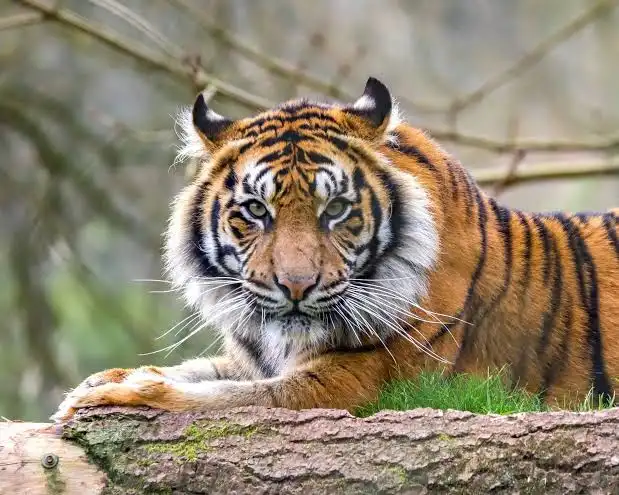
#> input picture tiger.jpeg, 619 x 495 px
$ python butterfly.py tiger.jpeg   (older library calls are emulated)
#> lines starting #> are read from the running program, lines starting #| are printed output that depends on the picture
#!/usr/bin/env python3
import argparse
import numpy as np
from PIL import Image
import cv2

# ======================================================
# Helpers
# ======================================================

def fft2c(x):
    return np.fft.fftshift(np.fft.fft2(x))

def ifft2c(X):
    return np.fft.ifft2(np.fft.ifftshift(X)).real

def phase_only_reconstruct(A, Phi):
    return A * np.exp(1j * Phi)

def frequency_grid(H, W):
    y, x = np.ogrid[:H, :W]
    cy, cx = H // 2, W // 2
    r = np.sqrt((y - cy) ** 2 + (x - cx) ** 2)
    r_norm = r / (r.max() + 1e-8)
    theta = np.arctan2(y - cy, x - cx)
    return r_norm, theta

def compute_phase_sensitivity(gray):
    # Model-agnostic heuristic: edge density & phase entropy proxy
    gx = cv2.Sobel(gray, cv2.CV_32F, 1, 0, ksize=3)
    gy = cv2.Sobel(gray, cv2.CV_32F, 0, 1, ksize=3)
    mag = np.sqrt(gx * gx + gy * gy)
    edge_density = np.mean(mag)
    # normalize to a small range
    return np.clip(edge_density / (edge_density + 1.0), 0.2, 0.8)

# ======================================================
# CLI
# ======================================================
parser = argparse.ArgumentParser(description="Butterfly v2 — Vision-only feature & phase steering")
parser.add_argument("image", help="Input image path")
parser.add_argument("--out", default="butterfly_output.png")
parser.add_argument("--multiscale-phase", action="store_true")
parser.add_argument("--directional-phase", choices=["vertical", "horizontal", "diag"])
parser.add_argument("--cross-channel", action="store_true")
parser.add_argument("--adaptive-epsilon", action="store_true")
parser.add_argument("--feature-basin", choices=["stripe", "smooth", "periodic"])
args = parser.parse_args()

# ======================================================
# Load image
# ======================================================
img = Image.open(args.image).convert("RGB")
#> img is the input picture: PIL image 619x495 RGB; mean R, G, B 144.8, 133.2, 113.3
x = np.asarray(img).astype(np.float32) / 255.0
H, W, C = x.shape
#> H = 495; W = 619; C = 3
x_out = np.zeros_like(x)

# grayscale only for sensitivity estimation (not used for reconstruction)
gray = cv2.cvtColor(x, cv2.COLOR_RGB2GRAY)
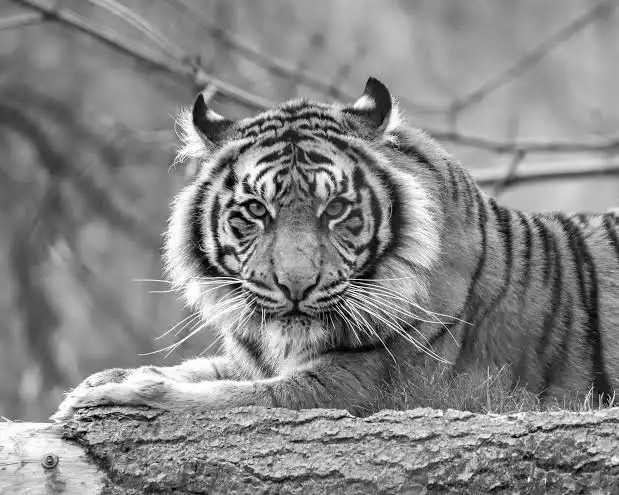
#> gray: shape (495, 619) float32; min 0, max 1, mean 0.527

# Base epsilon (very small, safe)
EPS_BASE = 0.012
if args.adaptive_epsilon:
    EPS = EPS_BASE * compute_phase_sensitivity(gray)
else:
    EPS = EPS_BASE

# Frequency grid
r_norm, theta = frequency_grid(H, W)

# Multiscale bands (mid frequencies only)
bands = [(0.06, 0.16), (0.16, 0.30), (0.30, 0.42)] if args.multiscale_phase else [(0.16, 0.30)]

# Directional weighting
if args.directional_phase == "vertical":
    dir_w = np.abs(np.cos(theta))
elif args.directional_phase == "horizontal":
    dir_w = np.abs(np.sin(theta))
elif args.directional_phase == "diag":
    dir_w = np.abs(np.sin(2 * theta))
else:
    dir_w = np.ones_like(theta)

# Feature basin steering (generic, label-agnostic)
# stripe: emphasize periodic coherence; smooth: suppress coherence; periodic: radial periodicity
if args.feature_basin == "stripe":
    basin_w = 0.5 + 0.5 * np.cos(6 * np.pi * r_norm)
elif args.feature_basin == "smooth":
    basin_w = 1.0 - r_norm
elif args.feature_basin == "periodic":
    basin_w = np.sin(8 * np.pi * r_norm) ** 2
else:
    basin_w = np.ones_like(r_norm)

# ======================================================
# Phase-only steering per channel
# ======================================================
for c in range(C):
    ch = x[:, :, c]
    F = fft2c(ch)
    A = np.abs(F)
    Phi = np.angle(F)

    delta_phi = np.zeros_like(Phi)

    for (lo, hi) in bands:
        band = (r_norm > lo) & (r_norm < hi)
        # Structured micro phase steering (no magnitude change)
        delta_phi += EPS * band * dir_w * basin_w * np.sin(2 * np.pi * r_norm)

    # Cross-channel decorrelation: tiny channel-specific offset
    if args.cross_channel:
        delta_phi += (c - 1) * (EPS * 0.35) * np.cos(3 * theta)

    F_mod = phase_only_reconstruct(A, Phi + delta_phi)
    ch_out = ifft2c(F_mod)
    x_out[:, :, c] = ch_out
#> this loop made 3 passes
#> pass 1, `ch = x[:, :, c]`:
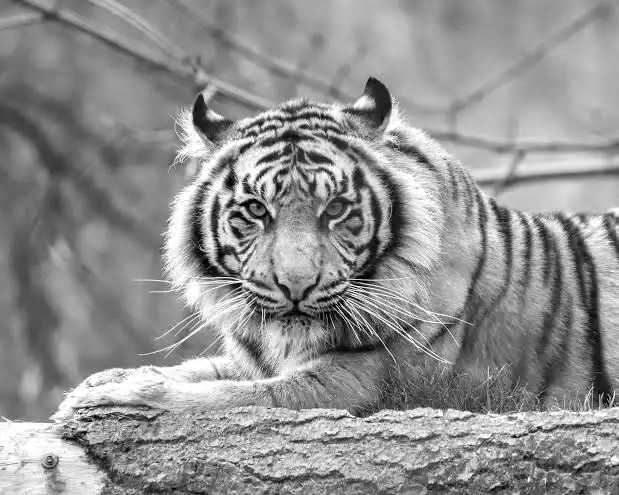
#> ch: shape (495, 619) float32; min 0, max 1, mean 0.568
#> pass 1, `Phi = np.angle(F)`:
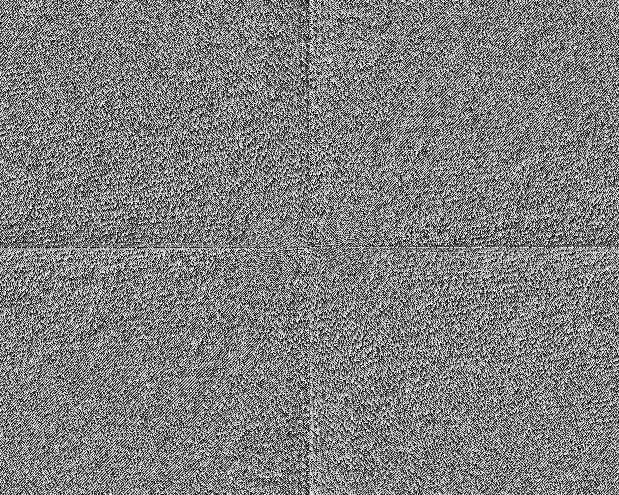
#> Phi: shape (495, 619) float64; min -3.14, max 3.14, mean -8.49e-18; drawn with min black and max white
#> after the loop:
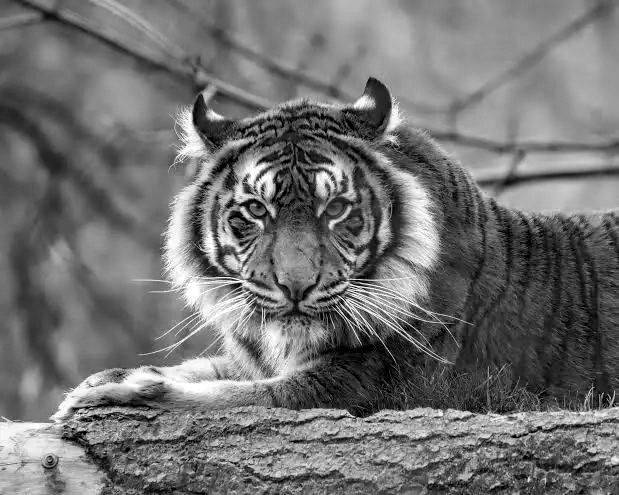
#> ch: shape (495, 619) float32; min 0, max 1, mean 0.444
#> after the loop:
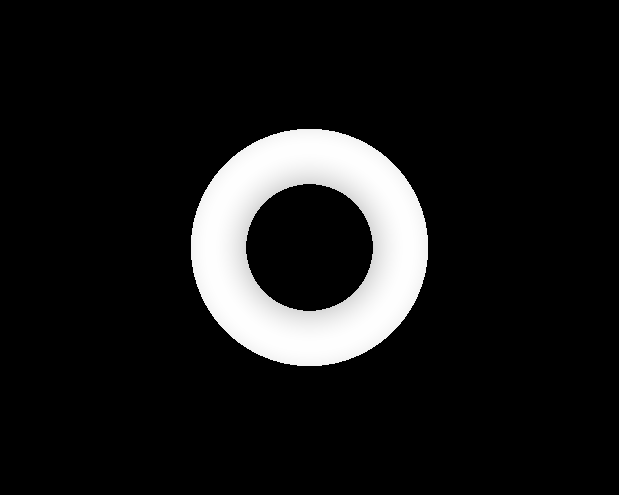
#> delta_phi: shape (495, 619) float64; min 0, max 0.012, mean 0.0012; drawn with min black and max white

# Post-process (strict)
x_out = np.clip(x_out, 0, 1)
Image.fromarray((x_out * 255).astype(np.uint8)).save(args.out)

print("[+] Butterfly v2 complete")
print("[+] Visual invariants preserved")
print(f"[+] Saved: {args.out}")
